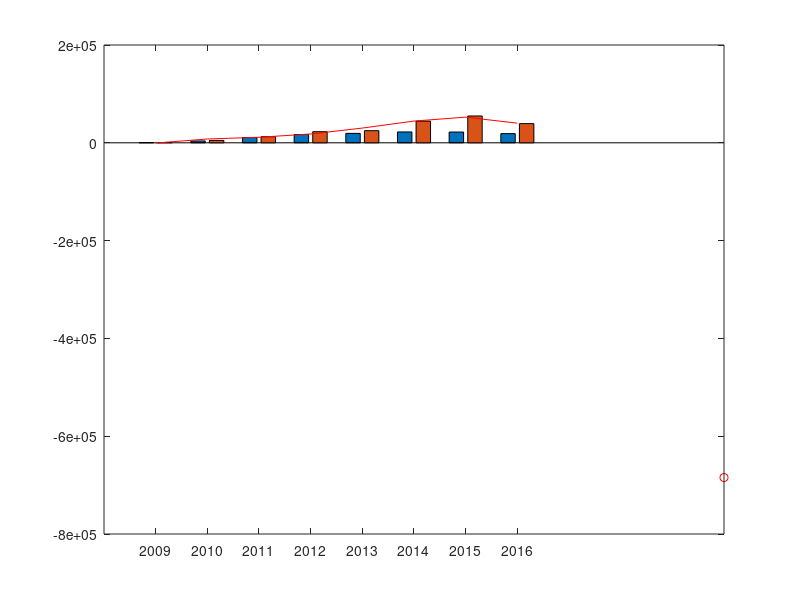

Write the MATLAB code that produced this figure.
close all;
clear all;
clc;
funded = [373 3772 10746 16903 19271 22233 22036 18823];   
unfunded = [501 4825 12516 22749 24823 44325 54831 39251]; 
timepoint = [1 2 3 4 5 6 7 8];                             
bar(timepoint+2008,[funded;unfunded]');                    
hold on;                                                   
unfunded = unfunded';
funded = funded';
unfundegree = 5;                                                
fundegree = 4;                                             


vandermat = fliplr(vander(timepoint));                     
unfunvandermat = vandermat(:,1:unfundegree+1);
unfunvandermat(:,end) = unfunded;
A = unfunvandermat;
[m,n] = size(A);
R = A;

for ii = 1:n-1
    x = R(ii:m,ii);
    e = zeros(length(x),1);
    e(1) = 1;
    u = sign(x(1))*norm(x)*e + x;
    u = u./norm(u);
    
    R(ii:m, ii:n) = R(ii:m, ii:n) - 2*u*u'*R(ii:m, ii:n);
    U(ii:m,ii) = u;
end
    
unfundsol = R(:,end);                                
unfundmat = R(:,1:end-1);                            % Separate matrix and results to solve system
unfundval = unfundmat \ unfundsol;                          % Solve
unfundval = fliplr(unfundval');   

plot(timepoint+2008,polyval(unfundval,timepoint),'r');      % plot best fit model for unfunded projects

plot(2020,polyval(unfundval,12),'ro');                      % plot 2020 estimation for unfunded projects

